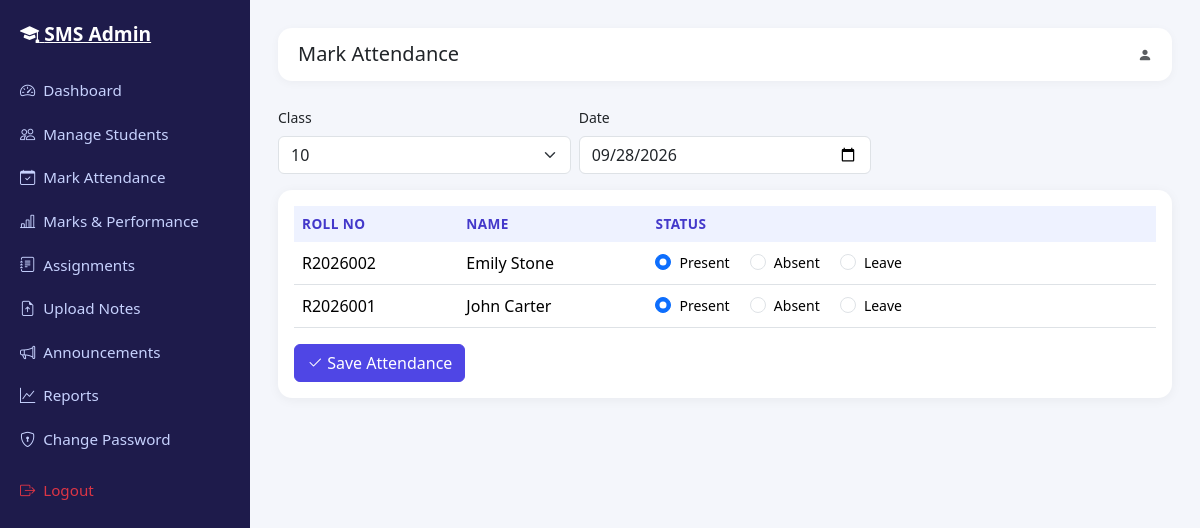
The app's page /views/admin/attendance.php with its own data.
### tables this page shows
CREATE TABLE students (
    id              INT UNSIGNED AUTO_INCREMENT PRIMARY KEY,
    user_id         INT UNSIGNED NOT NULL,
    roll_no         VARCHAR(20)  NOT NULL UNIQUE,
    class           VARCHAR(20)  NOT NULL,
    section         VARCHAR(10)  DEFAULT NULL,
    phone           VARCHAR(20)  DEFAULT NULL,
    address         VARCHAR(255) DEFAULT NULL,
    dob             DATE         DEFAULT NULL,
    gender          ENUM('Male','Female','Other') DEFAULT NULL,
    profile_pic     VARCHAR(255) DEFAULT 'default.png',
    admission_date  DATE         DEFAULT NULL,
    created_at      TIMESTAMP    NOT NULL DEFAULT CURRENT_TIMESTAMP,
    CONSTRAINT fk_students_user FOREIGN KEY (user_id) REFERENCES users(id) ON DELETE CASCADE
);

CREATE TABLE users (
    id            INT UNSIGNED AUTO_INCREMENT PRIMARY KEY,
    name          VARCHAR(100)        NOT NULL,
    email         VARCHAR(150)        NOT NULL UNIQUE,
    password      VARCHAR(255)        NOT NULL,           
    role          ENUM('student','admin') NOT NULL DEFAULT 'student',
    status        ENUM('active','inactive') NOT NULL DEFAULT 'active',
    created_at    TIMESTAMP           NOT NULL DEFAULT CURRENT_TIMESTAMP,
    updated_at    TIMESTAMP           NOT NULL DEFAULT CURRENT_TIMESTAMP ON UPDATE CURRENT_TIMESTAMP
);

### core/Database.php (called while the page is built, shortened)
<?php
class Database
{
    private static ?PDO $instance = null;
    public static function getConnection(): PDO
    {
        if (self::$instance === null) {
            $dsn = 'mysql:host=' . DB_HOST . ';dbname=' . DB_NAME . ';charset=' . DB_CHARSET;
            $options = [
                PDO::ATTR_ERRMODE            => PDO::ERRMODE_EXCEPTION,
                PDO::ATTR_DEFAULT_FETCH_MODE => PDO::FETCH_ASSOC,
                PDO::ATTR_EMULATE_PREPARES   => false,
            ];
            try {
                self::$instance = new PDO($dsn, DB_USER, DB_PASS, $options);
            } catch (PDOException $e) {
                die('Database connection failed: ' . htmlspecialchars($e->getMessage()));
            }
        }
        return self::$instance;
    }
}

### models/Student.php (called while the page is built, shortened)
<?php
class Student
{
    private PDO $db;
    public function __construct()
    {
        $this->db = Database::getConnection();
    }
    public function getDistinctClasses(): array
    {
        return $this->db->query('SELECT DISTINCT class FROM students ORDER BY class')->fetchAll(PDO::FETCH_COLUMN);
    }
}

### core/Validator.php (called while the page is built, shortened)
<?php
class Validator
{
    public static function sanitize(?string $value): string
    {
        return htmlspecialchars(trim($value ?? ''), ENT_QUOTES, 'UTF-8');
    }
}

### models/Attendance.php (called while the page is built, shortened)
<?php
class Attendance
{
    private PDO $db;
    public function __construct()
    {
        $this->db = Database::getConnection();
    }
    public function getByClassAndDate(string $class, string $date): array
    {
        $stmt = $this->db->prepare(
            'SELECT s.id AS student_id, u.name, s.roll_no, a.status
             FROM students s
             JOIN users u ON u.id = s.user_id
             LEFT JOIN attendance a ON a.student_id = s.id AND a.date = :date
             WHERE s.class = :class
             ORDER BY u.name'
        );
        $stmt->execute(['date' => $date, 'class' => $class]);
        return $stmt->fetchAll();
    }
}

### views/admin/attendance.php (the view, shortened to what this page needs)
<?php
require ROOT_PATH . '/views/layouts/header.php';
$studentModel = new Student();
$attendanceModel = new Attendance();
$classes = $studentModel->getDistinctClasses();
$selectedClass = Validator::sanitize($_GET['class'] ?? ($classes[0] ?? ''));
$date = Validator::sanitize($_GET['date'] ?? date('Y-m-d'));
$rows = $selectedClass ? $attendanceModel->getByClassAndDate($selectedClass, $date) : [];
?>
<div class="d-flex">
  <?php require ROOT_PATH . '/views/layouts/sidebar_admin.php'; ?>
  <div class="app-content flex-grow-1">
    <?php require ROOT_PATH . '/views/layouts/topbar.php'; ?>
    <form class="row g-2 mb-3" method="GET" action="<?= BASE_URL ?>index.php">
      <div class="col-md-4">
        <label class="form-label small">Class</label>
        <select class="form-select" name="class" onchange="this.form.submit()">
          <?php foreach ($classes as $c): ?>
            <option value="<?= htmlspecialchars($c) ?>" <?= $c === $selectedClass ? 'selected' : '' ?>><?= htmlspecialchars($c) ?></option>
          <?php endforeach; ?>
        </select>
      </div>
      <div class="col-md-4">
        <label class="form-label small">Date</label>
        <input type="date" class="form-control" name="date" value="<?= htmlspecialchars($date) ?>" onchange="this.form.submit()">
      </div>
    </form>
    <div class="card p-3">
      <?php if (empty($rows)): ?>
        <p class="text-muted mb-0">No students found for this class.</p>
      <?php else: ?>
        <form action="<?= BASE_URL ?>action.php?controller=Admin&action=markAttendance" method="POST">
          <div class="table-responsive">
            <table class="table align-middle">
              <thead><tr><th>Roll No</th><th>Name</th><th>Status</th></tr></thead>
              <tbody>
              <?php foreach ($rows as $r): ?>
                <tr>
                  <td><?= htmlspecialchars($r['roll_no']) ?></td>
                  <td><?= htmlspecialchars($r['name']) ?></td>
                  <td>
                    <?php foreach (['Present','Absent','Leave'] as $st): ?>
                      <div class="form-check form-check-inline">
                        <input class="form-check-input" type="radio" name="status[<?= $r['student_id'] ?>]" value="<?= $st ?>"
                               <?= ($r['status'] ?? 'Present') === $st ? 'checked' : '' ?>>
                        <label class="form-check-label small"><?= $st ?></label>
                      </div>
                    <?php endforeach; ?>
                  </td>
                </tr>
              <?php endforeach; ?>
              </tbody>
            </table>
          </div>
          <button type="submit" class="btn btn-primary"><i class="bi bi-check2"></i> Save Attendance</button>
        </form>
      <?php endif; ?>
    </div>
  </div>
</div>
<?php require ROOT_PATH . '/views/layouts/footer.php'; ?>

### assets/css/style.css (style rules this page uses)
:root { --sms-primary: #4f46e5; --sms-primary-dark: #4338ca; --sms-accent: #06b6d4; --sms-bg: #f4f6fb; --sms-sidebar-bg: #1e1b4b; --sms-sidebar-hover: #312e81; --sms-radius: 14px; }
body { background-color: var(--sms-bg); font-family: 'Segoe UI', Roboto, Arial, sans-serif; }
.app-content { margin-left: 250px; padding: 1.75rem; min-height: 100vh; }
.card { border: none; border-radius: var(--sms-radius); box-shadow: 0 2px 12px rgba(0, 0, 0, 0.05); }
.table thead th { background: #eef2ff; border-bottom: none; font-size: 0.85rem; text-transform: uppercase; letter-spacing: 0.03em; color: #4338ca; }
.btn-primary { background-color: var(--sms-primary); border-color: var(--sms-primary); }

### records on screen
students: roll_no "R2026002", user.name "Emily Stone", st "Present", st "Absent", st "Leave"
students: roll_no "R2026001", user.name "John Carter", st "Present", st "Absent", st "Leave"

### other values on screen
$label "Dashboard"
$label "Manage Students"
$label "Mark Attendance"
$label "Marks & Performance"
$label "Assignments"
$label "Upload Notes"
$label "Announcements"
$label "Reports"
$label "Change Password"
$pageTitle "Mark Attendance"
form field class "10"
